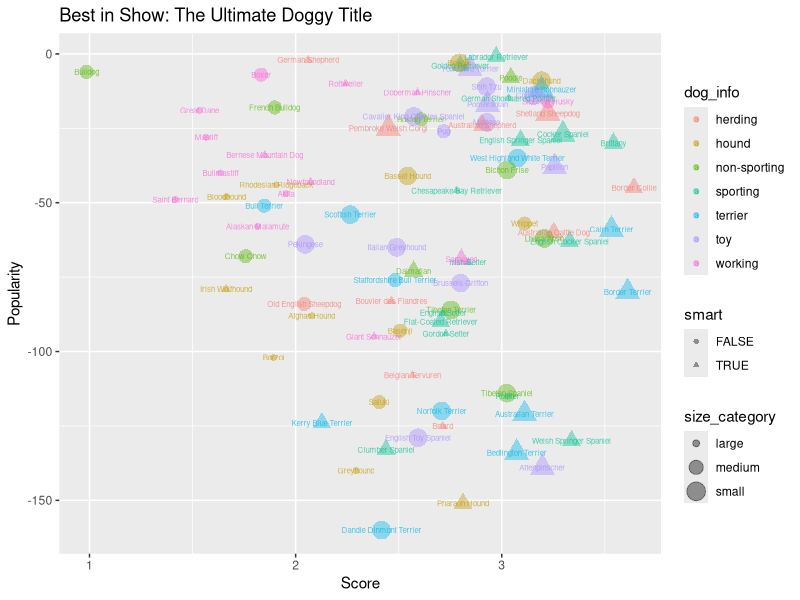

The R script that drew this image:
## ---- chunk 1
library(readxl)
library(tidyverse)
library(ggplot2)
## ---- chunk 2
dog_info <- read_excel('dog.xlsx', sheet='Best in show full sheet', skip = 3)
# print(colnames(dog_info))

# clean
dog_info <- dog_info %>% rename('popularity' = `1- 173, 1 = most poular, US. American Kennel Club registrations 2011, pure breeds only`)

dog_info <- dog_info %>% rename('dog_info' = `American Kennel Club group`)
dog_info <- dog_info %>% rename('size_category' = `...32`)
dog_info <- dog_info %>% rename('popularity_rank' = `pure breeds, American Kennel Club 2011`)
dog_info <- dog_info %>% rename('intelligence_rank' = `...41`)
dog_info <- dog_info %>% rename('intelligence_percent' = `in descending rank (higher score = better),  normalized as percentage...12`)
dog_info <- dog_info %>% rename('score' = `intelligence + longevity + ailments + 50% (purchase price + food costs + grooming score). highest possible score: 4.5`)

# higher is better for intelligence percent
selected <- dog_info %>% select(`Dog breed`, `dog_info`, `popularity_rank`,`intelligence_rank`,`intelligence_percent`,`size_category`, `score`)

selected


## ---- chunk 3
# drop columns where there is no value on if a dog is smart or not 
selected <- selected[!is.na(selected$intelligence_percent), ]
# make a new column based off of value of if dog is smart or not
vals <- c()
for (val in selected$intelligence_percent){
  if (val > 0.5){
    vals <- c(vals, TRUE) 
  }
  else{
    vals <- c(vals, FALSE)
  }
}
selected$smart = vals

# make category a factor

as.factor(selected$dog_info)
as.factor(selected$size_category)
selected


## ---- chunk 4
# options(repr.plot.width=15, repr.plot.height=8)

ggplot(selected,aes(x=score,y=-popularity_rank, color=dog_info, shape=smart, size=size_category)) + geom_point(alpha=.4) + geom_text(aes(label=`Dog breed`), alpha=0.7, size = 2) + ggtitle("Best in Show: The Ultimate Doggy Title") + xlab("Score") + ylab("Popularity")
